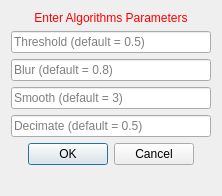
<?xml version="1.0" encoding="UTF-8"?>
<ui version="4.0">
 <class>AtrialFibresViewUIMeshing</class>
 <widget class="QWidget" name="AtrialFibresViewUIMeshing">
  <property name="geometry">
   <rect>
    <x>0</x>
    <y>0</y>
    <width>222</width>
    <height>196</height>
   </rect>
  </property>
  <property name="sizePolicy">
   <sizepolicy hsizetype="Preferred" vsizetype="Minimum">
    <horstretch>0</horstretch>
    <verstretch>0</verstretch>
   </sizepolicy>
  </property>
  <property name="minimumSize">
   <size>
    <width>0</width>
    <height>196</height>
   </size>
  </property>
  <property name="maximumSize">
   <size>
    <width>16777215</width>
    <height>196</height>
   </size>
  </property>
  <property name="windowTitle">
   <string>Set Values</string>
  </property>
  <layout class="QVBoxLayout" name="verticalLayout">
   <item>
    <widget class="QLabel" name="titleLabel">
     <property name="styleSheet">
      <string notr="true">QLabel { color: rgb(255, 0, 0) }</string>
     </property>
     <property name="text">
      <string>Enter Algorithms Parameters</string>
     </property>
     <property name="alignment">
      <set>Qt::AlignCenter</set>
     </property>
    </widget>
   </item>
   <item>
    <widget class="QLineEdit" name="lineEdit_1">
     <property name="placeholderText">
      <string>Threshold (default = 0.5)</string>
     </property>
    </widget>
   </item>
   <item>
    <widget class="QLineEdit" name="lineEdit_2">
     <property name="placeholderText">
      <string>Blur (default = 0.8)</string>
     </property>
    </widget>
   </item>
   <item>
    <widget class="QLineEdit" name="lineEdit_3">
     <property name="text">
      <string/>
     </property>
     <property name="placeholderText">
      <string>Smooth (default = 3)</string>
     </property>
    </widget>
   </item>
   <item>
    <widget class="QLineEdit" name="lineEdit_4">
     <property name="placeholderText">
      <string>Decimate (default = 0.5)</string>
     </property>
    </widget>
   </item>
   <item>
    <widget class="QDialogButtonBox" name="buttonBox">
     <property name="enabled">
      <bool>true</bool>
     </property>
     <property name="orientation">
      <enum>Qt::Horizontal</enum>
     </property>
     <property name="standardButtons">
      <set>QDialogButtonBox::Cancel|QDialogButtonBox::Ok</set>
     </property>
     <property name="centerButtons">
      <bool>true</bool>
     </property>
    </widget>
   </item>
   <item>
    <spacer name="spacer">
     <property name="orientation">
      <enum>Qt::Vertical</enum>
     </property>
     <property name="sizeType">
      <enum>QSizePolicy::Expanding</enum>
     </property>
     <property name="sizeHint" stdset="0">
      <size>
       <width>20</width>
       <height>0</height>
      </size>
     </property>
    </spacer>
   </item>
  </layout>
 </widget>
 <layoutdefault spacing="6" margin="11"/>
 <resources/>
 <connections/>
</ui>
